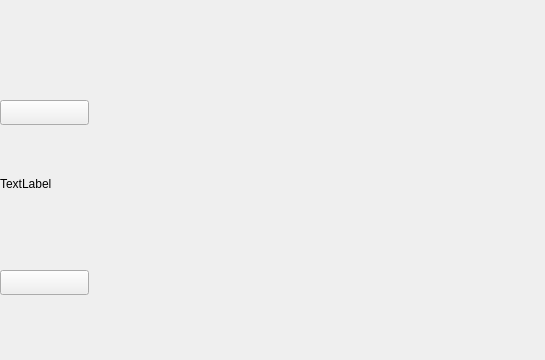
<?xml version="1.0" encoding="UTF-8"?>
<ui version="4.0">
 <class>Widget</class>
 <widget class="QWidget" name="Widget">
  <property name="geometry">
   <rect>
    <x>0</x>
    <y>0</y>
    <width>545</width>
    <height>360</height>
   </rect>
  </property>
  <property name="windowTitle">
   <string>Widget</string>
  </property>
  <widget class="QStackedWidget" name="stackedWidget">
   <property name="geometry">
    <rect>
     <x>0</x>
     <y>0</y>
     <width>552</width>
     <height>368</height>
    </rect>
   </property>
   <widget class="QWidget" name="page0">
    <widget class="QLabel" name="video_label">
     <property name="geometry">
      <rect>
       <x>0</x>
       <y>0</y>
       <width>552</width>
       <height>368</height>
      </rect>
     </property>
     <property name="text">
      <string>TextLabel</string>
     </property>
     <property name="scaledContents">
      <bool>false</bool>
     </property>
    </widget>
    <widget class="QPushButton" name="switch2photo_button">
     <property name="geometry">
      <rect>
       <x>0</x>
       <y>100</y>
       <width>89</width>
       <height>25</height>
      </rect>
     </property>
     <property name="text">
      <string/>
     </property>
    </widget>
    <widget class="QPushButton" name="switch2video_button">
     <property name="geometry">
      <rect>
       <x>0</x>
       <y>270</y>
       <width>89</width>
       <height>25</height>
      </rect>
     </property>
     <property name="text">
      <string/>
     </property>
    </widget>
   </widget>
   <widget class="QWidget" name="page1">
    <widget class="QPushButton" name="photoback_button">
     <property name="geometry">
      <rect>
       <x>0</x>
       <y>20</y>
       <width>89</width>
       <height>25</height>
      </rect>
     </property>
     <property name="text">
      <string/>
     </property>
    </widget>
    <widget class="QListWidget" name="picture_listWidget">
     <property name="geometry">
      <rect>
       <x>0</x>
       <y>0</y>
       <width>551</width>
       <height>361</height>
      </rect>
     </property>
    </widget>
    <zorder>picture_listWidget</zorder>
    <zorder>photoback_button</zorder>
   </widget>
   <widget class="QWidget" name="page2">
    <widget class="QPushButton" name="videoback_button">
     <property name="geometry">
      <rect>
       <x>0</x>
       <y>30</y>
       <width>89</width>
       <height>25</height>
      </rect>
     </property>
     <property name="text">
      <string/>
     </property>
    </widget>
    <widget class="QListWidget" name="video_listWidget">
     <property name="geometry">
      <rect>
       <x>0</x>
       <y>0</y>
       <width>551</width>
       <height>361</height>
      </rect>
     </property>
    </widget>
    <zorder>video_listWidget</zorder>
    <zorder>videoback_button</zorder>
   </widget>
   <widget class="QWidget" name="page3">
    <widget class="QLabel" name="picture_label">
     <property name="geometry">
      <rect>
       <x>0</x>
       <y>0</y>
       <width>551</width>
       <height>371</height>
      </rect>
     </property>
     <property name="text">
      <string>TextLabel</string>
     </property>
     <property name="scaledContents">
      <bool>true</bool>
     </property>
    </widget>
    <widget class="QPushButton" name="next_button">
     <property name="geometry">
      <rect>
       <x>460</x>
       <y>150</y>
       <width>89</width>
       <height>25</height>
      </rect>
     </property>
     <property name="text">
      <string/>
     </property>
    </widget>
    <widget class="QPushButton" name="prev_button">
     <property name="geometry">
      <rect>
       <x>0</x>
       <y>150</y>
       <width>89</width>
       <height>25</height>
      </rect>
     </property>
     <property name="text">
      <string/>
     </property>
    </widget>
    <widget class="QPushButton" name="photo1back_button">
     <property name="geometry">
      <rect>
       <x>0</x>
       <y>10</y>
       <width>89</width>
       <height>25</height>
      </rect>
     </property>
     <property name="text">
      <string/>
     </property>
    </widget>
   </widget>
   <widget class="QWidget" name="page4">
    <widget class="QPushButton" name="video1back_button">
     <property name="geometry">
      <rect>
       <x>0</x>
       <y>30</y>
       <width>89</width>
       <height>25</height>
      </rect>
     </property>
     <property name="text">
      <string/>
     </property>
    </widget>
    <widget class="QLabel" name="video_label_2">
     <property name="geometry">
      <rect>
       <x>0</x>
       <y>0</y>
       <width>552</width>
       <height>368</height>
      </rect>
     </property>
     <property name="text">
      <string>TextLabel</string>
     </property>
     <property name="scaledContents">
      <bool>false</bool>
     </property>
    </widget>
    <zorder>video_label_2</zorder>
    <zorder>video1back_button</zorder>
   </widget>
   <widget class="QWidget" name="page5">
    <widget class="QLabel" name="video_label_3">
     <property name="geometry">
      <rect>
       <x>0</x>
       <y>-10</y>
       <width>552</width>
       <height>368</height>
      </rect>
     </property>
     <property name="text">
      <string>TextLabel</string>
     </property>
     <property name="scaledContents">
      <bool>false</bool>
     </property>
    </widget>
   </widget>
  </widget>
 </widget>
 <resources/>
 <connections/>
</ui>
